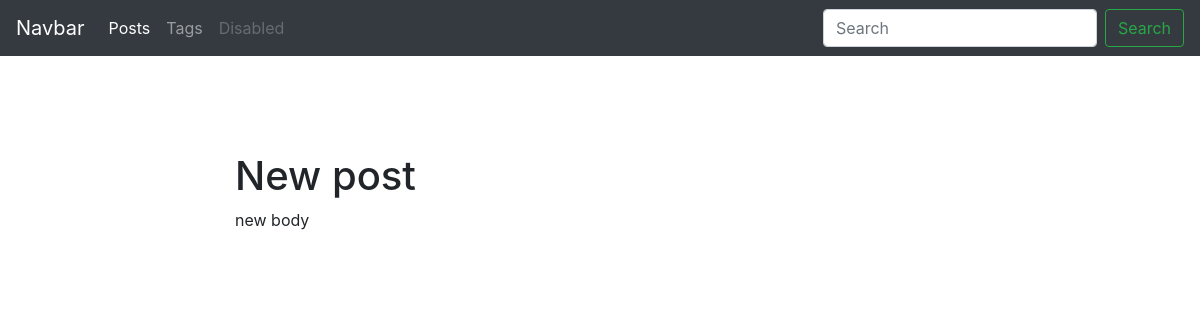
Page /blog/post/new-post/ on the earlier database version.
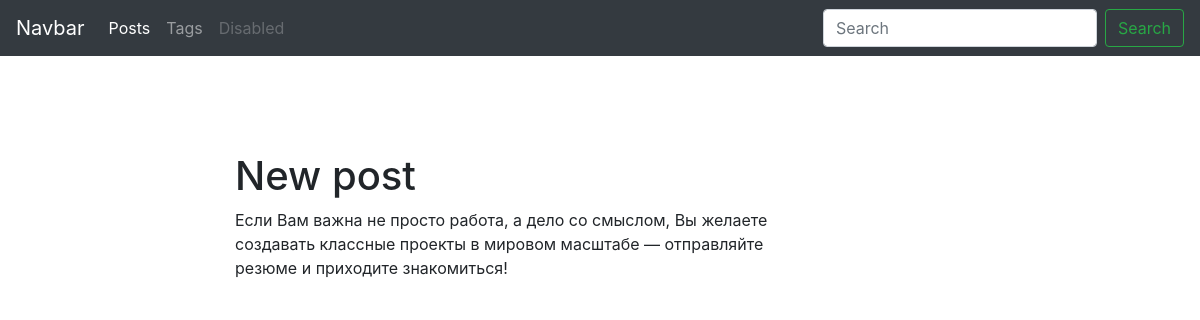
Same page on the later database version.
### blog/models.py (models this page shows, shortened)
class Post(models.Model):
	title = models.CharField(max_length=150, db_index=True)
	slug = models.SlugField(max_length=150, blank=True, unique=True)
	body = models.TextField(blank=True, db_index=True)
	tags = models.ManyToManyField('Tag', blank=True, related_name='posts')
	date_pub = models.DateTimeField(auto_now_add=True)
	class Meta:
		ordering = ['-date_pub']

### blog/views.py (the view)
# urls.py: path('post/<str:slug>/', PostDetail.as_view(), name = 'post_detail_url'),
class PostDetail(ObjectDetailMixin, View):
	model = Post
	template = 'blog/post_detail.html'

### blog/utils.py (called while the page is built)
    def get(self, request, slug):
	    obj = get_object_or_404(self.model, slug__iexact = slug)
	    return render(request, self.template, context = {self.model.__name__.lower(): obj, 'admin_object': obj, 'detail': True})

### blog/templates/blog/post_detail.html (shortened to what this page needs)
{% extends 'blog/base_blog.html' %}
{% block content %}
	<h1 class="mt-5">
		{{ post.title }}
	</h1>
	<p>
		{{ post.body }}
	</p>
{% endblock %}

Differences in the rows shown:
changed Post "New post": body "new body" → "Если Вам важна не просто работа, а дело со смыслом, Вы желаете создавать классные проекты в мировом масштабе — отправляйте резюме и приходите знакомиться!"
